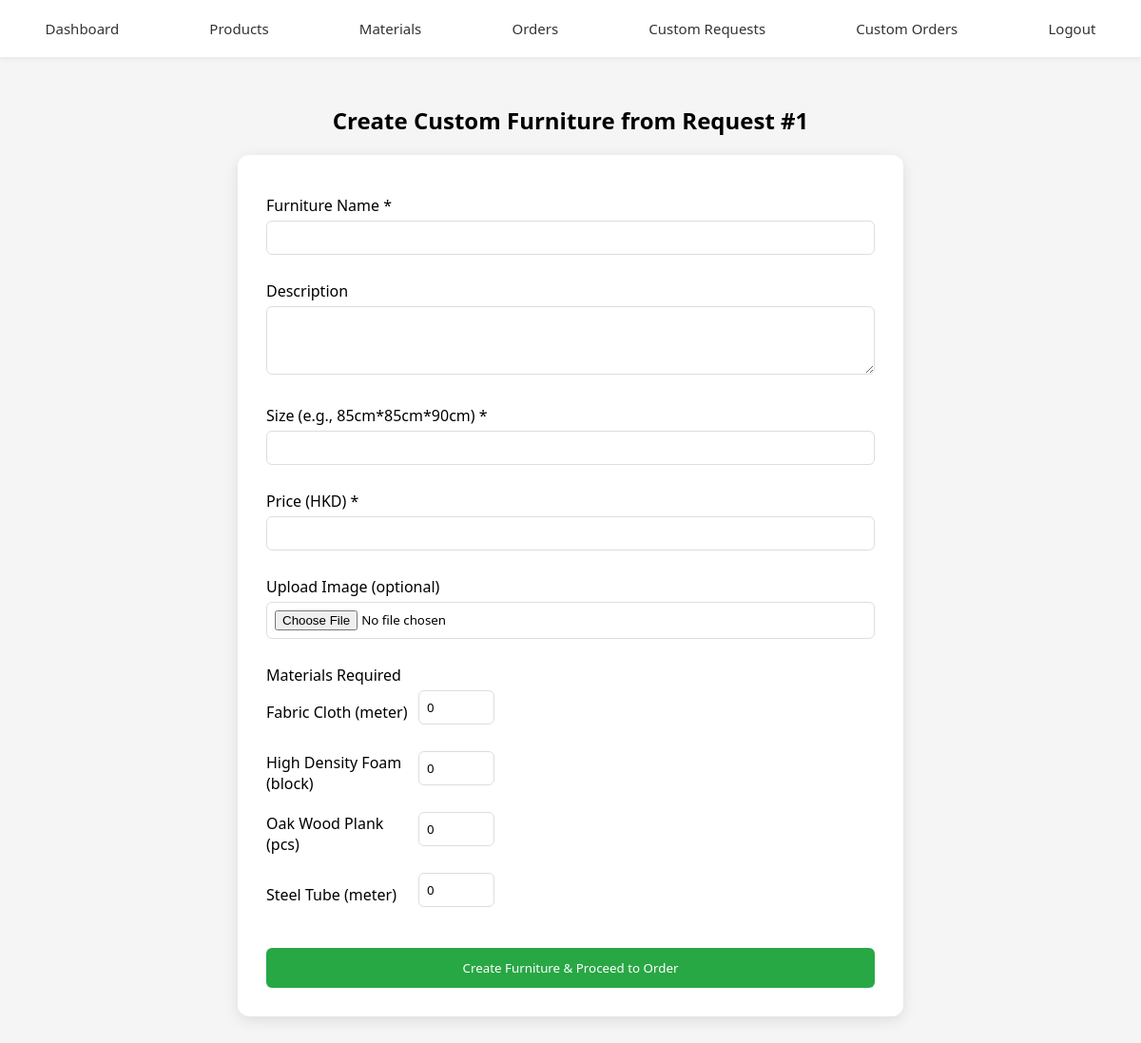
Screenshot of /staff/staff_create_custom_furniture.php?cfrID=1 (signed in) with the database file from the repository.
### tables this page shows
CREATE TABLE `materials` (
  `mid` int(11) NOT NULL,
  `mname` varchar(255) NOT NULL,
  `mqty` int(11) NOT NULL DEFAULT 0,
  `munit` varchar(50) NOT NULL
);

### staff/staff_create_custom_furniture.php (the view, shortened to what this page needs)
<?php
require_once 'db_config.php';
$cfrID = $_GET['cfrID'] ?? 0;
$materials = $pdo->query("SELECT mid, mname, munit FROM materials ORDER BY mname")->fetchAll();
?>
<!DOCTYPE html>
<html lang="en">
<head>
    <link rel="stylesheet" href="../CSS/staffStyle.css">
</head>
<body class="body-staff">
    <div class="nav">
        <a href="dashboard.php">Dashboard</a>
        <a href="products.php">Products</a>
        <a href="materials.php">Materials</a>
        <a href="orders.php">Orders</a>
        <a href="staff_custom_requests.php">Custom Requests</a>
        <a href="staff_custom_orders.php">Custom Orders</a>
        <a href="logout.php">Logout</a>
    </div>
    <div class="staff-container">
        <h2>Create Custom Furniture from Request #<?php echo $cfrID; ?></h2>
        <div class="form-container">
            <form method="post" enctype="multipart/form-data">
                <label>Furniture Name *</label>
                <input type="text" name="fname" required>
                <label>Description</label>
                <textarea name="fdesc" rows="3"></textarea>
                <label>Size (e.g., 85cm*85cm*90cm) *</label>
                <input type="text" name="fSize" required>
                <label>Price (HKD) *</label>
                <input type="number" step="0.01" name="fprice" required>
                <label>Upload Image (optional)</label>
                <input type="file" name="image" accept="image/*">
                <label>Materials Required</label>
                <?php foreach ($materials as $m): ?>
                <div class="material-row">
                    <label><?php echo htmlspecialchars($m['mname']); ?> (<?php echo htmlspecialchars($m['munit']); ?>)</label>
                    <input type="number" name="material[<?php echo $m['mid']; ?>]" min="0" step="1" value="0">
                </div>
                <?php endforeach; ?>
                <button type="submit" class="btn-submit">Create Furniture & Proceed to Order</button>
            </form>
        </div>
    </div>
</body>
</html>

### 4523M-Project/CSS/staffStyle.css (style rules this page uses)
* { margin:0; padding:0; box-sizing:border-box; font-family:system-ui; }
body { min-height:100vh; display:grid; place-items:center; background:#f5f5f5; padding:20px; padding-top:70px; background-size: cover; background-position: center; background-repeat: no-repeat; }
h2 { text-align:center; margin-bottom:20px; }
input { width:100%; padding:8px; margin-top:4px; }
button { width:100%; padding:10px; background:#007bff; color:white; border:none; border-radius:4px; cursor:pointer; }
.nav { position:fixed; top:0; left:0; width:100%; height:60px; background:#fff; box-shadow:0 2px 5px #00000010; display:flex; align-items:center; justify-content:space-around; z-index:999; }
.nav a { text-decoration:none; color:#333; font-size:15px; cursor:pointer; }
.body-staff { padding: 20px; padding-top: 70px; display: block; }
.staff-container { max-width: 1000px; margin: 0 auto; }
.staff-container { max-width:1100px; margin:0 auto; padding:40px 20px; }
input, textarea { width: 100%; padding: 8px; margin: 5px 0 15px; border-radius: 8px; border: 1px solid #ddd; }
input, textarea, select { width: 100%; padding: 8px; margin-top: 5px; margin-bottom: 15px; border: 1px solid #ddd; border-radius: 8px; }

### staff/staff_create_custom_furniture.php (style rules this page uses)
.form-container { max-width: 700px; margin: 0 auto; background: white; padding: 30px; border-radius: 12px; box-shadow: 0 4px 15px rgba(0,0,0,0.1); }
.form-container label { font-weight: 500; display: block; margin-top: 12px; }
.form-container input, .form-container textarea { width: 100%; padding: 8px; margin-top: 5px; border-radius: 6px; border: 1px solid #ddd; }
.material-row { display: flex; gap: 10px; align-items: center; margin-bottom: 8px; }
.material-row label { width: 150px; margin: 0; }
.material-row input { width: 80px; }
.btn-submit { margin-top: 20px; background: #28a745; color: white; border: none; padding: 12px; border-radius: 6px; width: 100%; cursor: pointer; }

### rows the page displays
materials: mname "Fabric Cloth", munit "meter"
materials: mname "High Density Foam", munit "block"
materials: mname "Oak Wood Plank", munit "pcs"
materials: mname "Steel Tube", munit "meter"

### other values shown
$cfrID "1"
